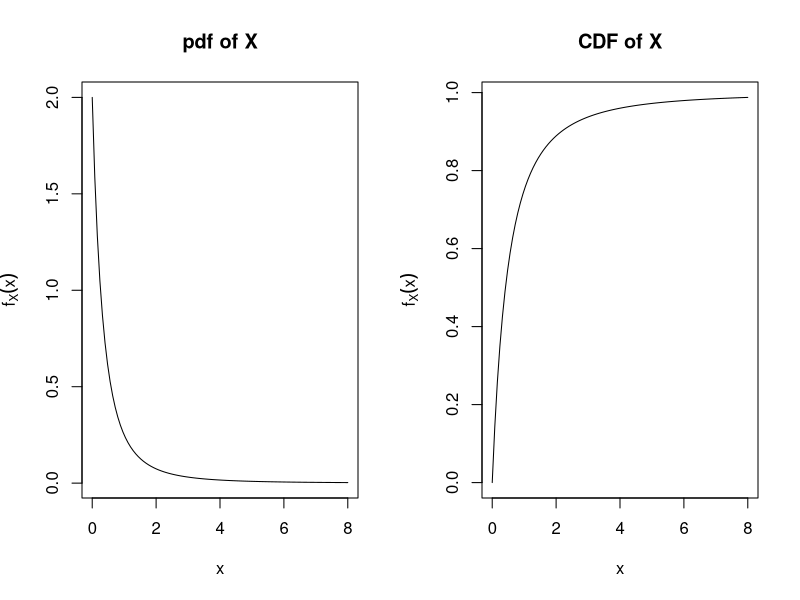

The R source for this figure:
## ---- chunk 1
knitr::opts_chunk$set(echo = TRUE, height = 5, width = 5, out.width="0.5\\linewidth", fig.align="center")
## ---- chunk 2
par(mfrow = c(1,2))
#pdf 
curve(2*(1 + x)^-3, from = 0, to = 8, 
      ylab = expression(f[X](x)), main = "pdf of X")

#cdf
curve(1 - (x + 1)^-2, from = 0, to = 8, 
      ylab = expression(f[X](x)), main = "CDF of X")

